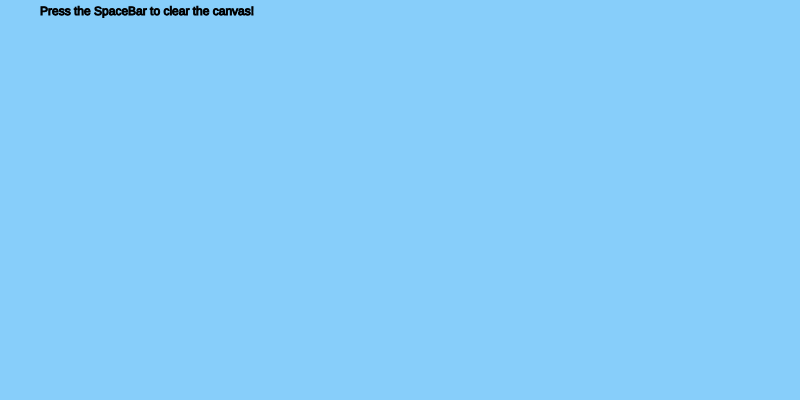
Frame 1 (no input)
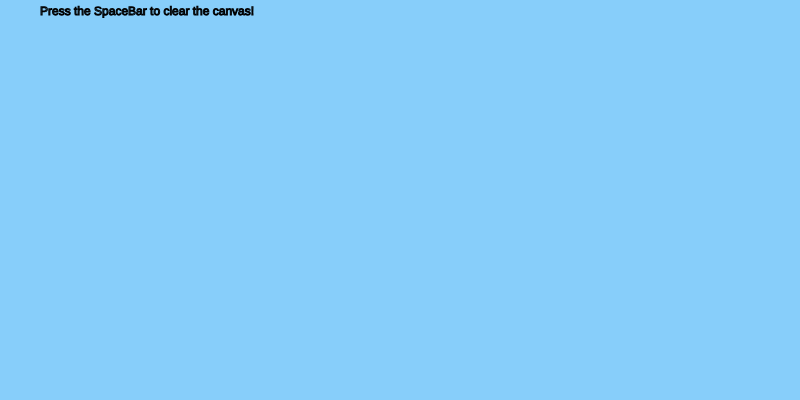
Frame 60 (no input)
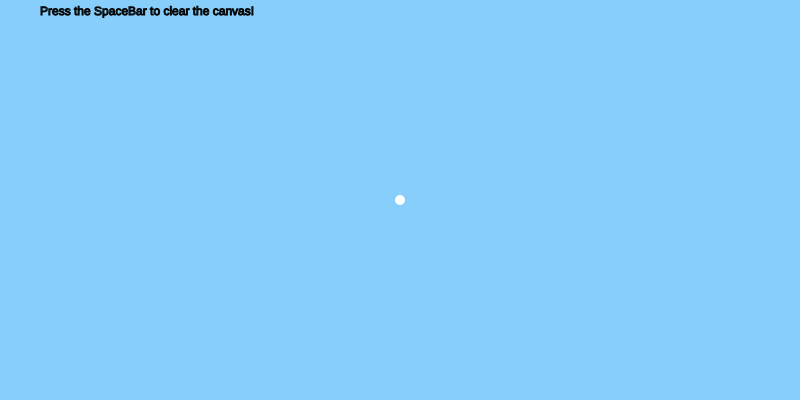
Frame 120 (the mouse pressed at the canvas centre since frame 60)

The p5.js sketch that drew these frames (run headless with seeded random() and noise() and a simulated clock; from frame 60 on, the mouse is pressed at the canvas centre):

// p5.js sketch
// ── sketch.js


var paint = [];
var nline = [];
function setup() {
  canvas = createCanvas(800,400);
  canvas.mousePressed(sline);

}

function draw() {
  background("lightskyblue");
  stroke("black");
  strokeWeight(1);
  text("Press the SpaceBar to clear the canvas!",40,15);

  if(mouseIsPressed){
    var draw = {
      x: mouseX,
      y: mouseY
    }
    nline.push(draw);
  }

  var color = "white";
  if(keyCode === UP_ARROW){
    color = "lightskyblue";
  }

  stroke(color);
  strokeWeight(10);
  noFill();
  for(var i = 0; i < paint.length; i++){
    var ndraw = paint[i];
    beginShape();
    for(var m = 0; m < ndraw.length; m++){
      vertex(ndraw[m].x,ndraw[m].y);
    }
    endShape();
  }
}

function sline(){
  nline = [];
  paint.push(nline);
}

function keyPressed(){
  if(keyCode === 32){
    paint = [];
  }

}
